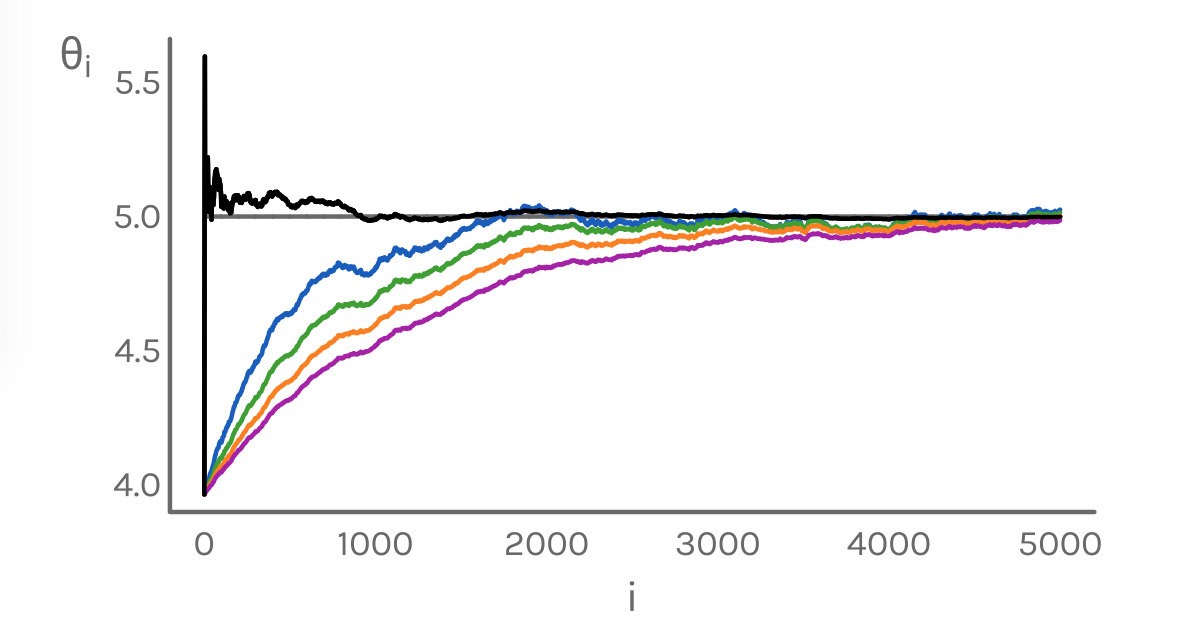

The R source for this figure:
# install and load packages
libraries = c("devtools",  
              "showtext")

lapply(libraries, function(x) if (!(x %in% installed.packages())) {
    install.packages(x, repos = "http://cran.uni-muenster.de/")
})

# install ebmisc
library(devtools)
if (!("ebmisc" %in% installed.packages())) {
    devtools::install_github("ebommes/ebmisc")
}

lapply(c(libraries, "ebmisc"), require, character.only = TRUE)

# add font
font.add.google("Karla", "karla")
showtext.auto()

# initialize
n     = 5000
mu    = 5 
sigma = 1

eta_1 = 1/1000
eta_2 = 1/1500
eta_3 = 1/2000
eta_4 = 1/2500
const = rep(mu, n)

# generate random values
set.seed(123)
x     = rnorm(n, mu, sigma)
t     = sample(1:n, n, replace = FALSE)

# initialize theta vectors
theta_1   = c(x[t[1]], rep(0, length(x) - 1))
theta_2   = c(x[t[1]], rep(0, length(x) - 1))
theta_3   = c(x[t[1]], rep(0, length(x) - 1))
theta_4   = c(x[t[1]], rep(0, length(x) - 1))
theta_opt = c(x[t[1]], rep(0, length(x) - 1))

# optimize theta as estimator for mean via SGD
for(i in 2:n){
    eta_opt  = 0.5 * (1 / i)
    theta_opt[i] = theta_opt[i - 1] - (2 * eta_opt * (theta_opt[i - 1] - x[t[i]]))
    theta_1[i]   = theta_1[i - 1] - (2 * eta_1 * (theta_1[i - 1] - x[t[i]]))
    theta_2[i]   = theta_2[i - 1] - (2 * eta_2 * (theta_2[i - 1] - x[t[i]]))
    theta_3[i]   = theta_3[i - 1] - (2 * eta_3 * (theta_3[i - 1] - x[t[i]]))
    theta_4[i]   = theta_4[i - 1] - (2 * eta_4 * (theta_4[i - 1] - x[t[i]]))
}

# plot
dev.new(width = 5.5, height = 3)
par(mar = c(3, 4.1, 1, 2.1))

plot(theta_opt,
     lwd  = 2, 
     col  = "black",
     bty  = 'l',
     xaxt = "n",
     yaxt = "n",
     xlab = "",
     ylab = "",
     type = "l",
     xlim = c(0, n),
     ylim = c(min(theta_1, theta_2, theta_3, theta_4, theta_opt), 
              max(theta_1, theta_2, theta_3, theta_4, theta_opt)))

lines(const, lty = 1, lwd = 2, col = colorme("grey"),
       xlim = c(1, n))
lines(theta_1, lwd = 2, col = "#1959BE")
lines(theta_2, lwd = 2, col = colorme("green"))
lines(theta_3, lwd = 2, col = colorme("orange"))
lines(theta_4, lwd = 2, col = colorme("pink"))
lines(theta_opt, lwd = 2, col = "black")

box(lwd = 2, bty  = 'l', col = colorme("grey"))

mtext(expression(theta[i]), 
      side = 2,
      line = 1.8, 
      cex  = 1.2, 
      col  = colorme("grey"),
      las  = 1,
      at   = max(theta_1, theta_2, theta_3, theta_4, theta_opt))

mtext("i", 
      side   = 1,
      line   = 1.5, 
      cex    = 1.2, 
      col    = colorme("grey"),
      family = "karla",
      las = 1)


axis(side     = 1, 
     tick     = FALSE, 
     cex.lab  = 1.5, 
     line     = -0.8, 
     col.axis = colorme("grey"),
     family   = "karla",
     las      = 1)

axis(side     = 2, 
     tick     = FALSE, 
     cex.lab  = 1.5, 
     line     = -0.8, 
     col.axis = colorme("grey"),
     family   = "karla",
     las      = 1)
